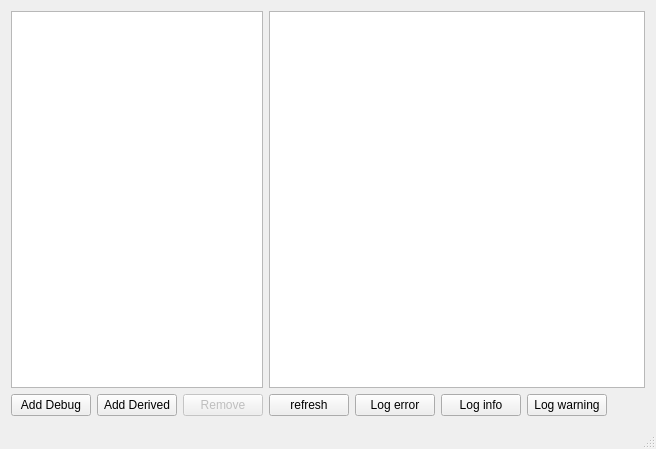
<?xml version="1.0" encoding="UTF-8"?>
<ui version="4.0">
 <class>DebuggedAppClass</class>
 <widget class="QMainWindow" name="DebuggedAppClass">
  <property name="geometry">
   <rect>
    <x>0</x>
    <y>0</y>
    <width>656</width>
    <height>449</height>
   </rect>
  </property>
  <property name="windowTitle">
   <string>DebuggedApp</string>
  </property>
  <widget class="QWidget" name="centralWidget">
   <layout class="QGridLayout" name="gridLayout">
    <item row="1" column="2">
     <widget class="QPushButton" name="pBtnRemove">
      <property name="enabled">
       <bool>false</bool>
      </property>
      <property name="text">
       <string>Remove</string>
      </property>
     </widget>
    </item>
    <item row="1" column="8">
     <widget class="QPushButton" name="pBtnLogWarning">
      <property name="text">
       <string>Log warning</string>
      </property>
     </widget>
    </item>
    <item row="1" column="5">
     <widget class="QPushButton" name="pBtnLogError">
      <property name="text">
       <string>Log error</string>
      </property>
     </widget>
    </item>
    <item row="1" column="6" colspan="2">
     <widget class="QPushButton" name="pBtnLogInfo">
      <property name="text">
       <string>Log info</string>
      </property>
     </widget>
    </item>
    <item row="1" column="4">
     <widget class="QPushButton" name="pBtnRefresh">
      <property name="text">
       <string>refresh</string>
      </property>
     </widget>
    </item>
    <item row="1" column="0">
     <widget class="QPushButton" name="pBtnAddDebug">
      <property name="text">
       <string>Add Debug</string>
      </property>
     </widget>
    </item>
    <item row="1" column="1">
     <widget class="QPushButton" name="pBtnAddDerived">
      <property name="text">
       <string>Add Derived</string>
      </property>
     </widget>
    </item>
    <item row="1" column="9">
     <spacer name="horizontalSpacer">
      <property name="orientation">
       <enum>Qt::Horizontal</enum>
      </property>
      <property name="sizeHint" stdset="0">
       <size>
        <width>228</width>
        <height>20</height>
       </size>
      </property>
     </spacer>
    </item>
    <item row="0" column="0" colspan="3">
     <widget class="QListWidget" name="listWidget">
      <property name="alternatingRowColors">
       <bool>true</bool>
      </property>
     </widget>
    </item>
    <item row="0" column="4" colspan="6">
     <widget class="QTableWidget" name="twObject">
      <property name="alternatingRowColors">
       <bool>true</bool>
      </property>
      <attribute name="horizontalHeaderVisible">
       <bool>false</bool>
      </attribute>
      <attribute name="verticalHeaderVisible">
       <bool>false</bool>
      </attribute>
     </widget>
    </item>
   </layout>
  </widget>
  <widget class="QStatusBar" name="statusBar"/>
 </widget>
 <layoutdefault spacing="6" margin="11"/>
 <resources>
  <include location="DebuggedApp.qrc"/>
 </resources>
 <connections/>
</ui>
